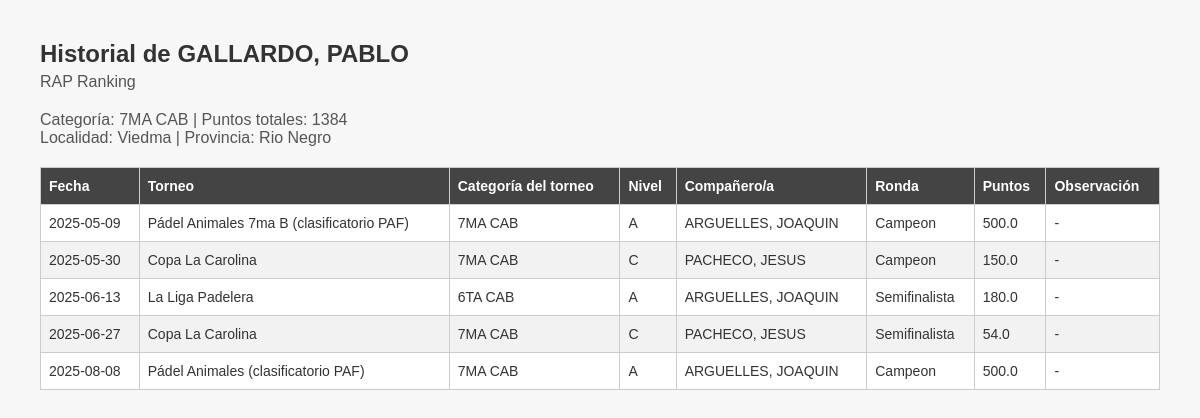
Screenshot of /historial/GALLARDO, PABLO with the database file from the repository.
### tables this page shows
CREATE TABLE jugadores (
            id INTEGER PRIMARY KEY AUTOINCREMENT,
            nombre TEXT UNIQUE,
            categoria TEXT,
            localidad TEXT,
            provincia TEXT,
            puntos INTEGER DEFAULT 0,
            historial TEXT
        );

### app.py (the view)
@app.route('/historial/<nombre>')
def historial(nombre):
    conn = sqlite3.connect('database.db')
    conn.row_factory = sqlite3.Row
    cursor = conn.cursor()
    cursor.execute("SELECT * FROM jugadores WHERE UPPER(nombre) = ?", (nombre.upper(),))
    jugador = cursor.fetchone()
    if not jugador:
        conn.close()
        return f"No se encontró al jugador: {nombre}", 404
    try:
        historial = json.loads(jugador['historial'])
    except json.JSONDecodeError:
        historial = []
    conn.close()
    return render_template("historial.html", jugador=jugador, historial=historial)

### templates/historial.html (shortened to what this page needs)
<!DOCTYPE html>
<html lang="es">
<head>
</head>
<body>
    <h1>Historial de {{ jugador['nombre'] }}</h1>
    <div class="header-info">
        <div class="subtitulo">RAP Ranking</div>
        <div class="subtitulo">
            Categoría: {{ jugador['categoria'] }} |
            Puntos totales: {{ jugador['puntos'] }}<br>
            Localidad: {{ jugador['localidad'] }} |
            Provincia: {{ jugador['provincia'] }}
        </div>
    </div>
    {% if historial %}
        <table>
            <thead>
                <tr>
                    <th>Fecha</th>
                    <th>Torneo</th>
                    <th>Categoría del torneo</th>
                    <th>Nivel</th>
                    <th>Compañero/a</th>
                    <th>Ronda</th>
                    <th>Puntos</th>
                    <th>Observación</th>
                </tr>
            </thead>
            <tbody>
                {% for h in historial %}
                    <tr>
                        <td>{{ h.fecha }}</td>
                        <td>{{ h.torneo }}</td>
                        <td>{{ h.categoria_torneo }}</td>
                        <td>{{ h.nivel }}</td>
                        <td>{{ h.pareja }}</td>
                        <td>{{ h.ronda }}</td>
                        <td>{{ h.puntos }}</td>
                        <td>{{ h.observacion or "-" }}</td>
                    </tr>
                {% endfor %}
            </tbody>
        </table>
    {% else %}
        <p>No se encontraron torneos cargados para este jugador.</p>
    {% endif %}
</body>
</html>

### templates/historial.html (style rules this page uses)
body { font-family: Arial, sans-serif; margin: 40px; background-color: #f7f7f7; color: #333; }
h1 { font-size: 24px; margin-bottom: 5px; }
.subtitulo { font-size: 16px; color: #555; margin-bottom: 20px; }
table { width: 100%; border-collapse: collapse; margin-top: 15px; background-color: white; }
th, td { border: 1px solid #ccc; padding: 10px 8px; text-align: left; font-size: 14px; }
th { background-color: #444; color: white; }
tr:nth-child(even) { background-color: #f2f2f2; }

### rows the page displays
jugadores: nombre "GALLARDO, PABLO", categoria "7MA CAB", puntos "1384", localidad "Viedma", provincia "Rio Negro", fecha "2025-05-09", torneo "Pádel Animales 7ma B (clasificatorio PAF)", categoria_torneo "7MA CAB", nivel "A", pareja "ARGUELLES, JOAQUIN", ronda "Campeon", puntos "500.0", observacion "-", fecha "2025-05-30", torneo "Copa La Carolina", nivel "C", pareja "PACHECO, JESUS", puntos "150.0", fecha "2025-06-27", ronda "Semifinalista", puntos "54.0", fecha "2025-08-08", torneo "Pádel Animales (clasificatorio PAF)"

### other values shown
{{ h.fecha }} "2025-06-13"
{{ h.torneo }} "La Liga Padelera"
{{ h.categoria_torneo }} "6TA CAB"
{{ h.nivel }} "A"
{{ h.pareja }} "ARGUELLES, JOAQUIN"
{{ h.ronda }} "Semifinalista"
{{ h.puntos }} "180.0"
{{ h.observacion or "-" }} "-"
